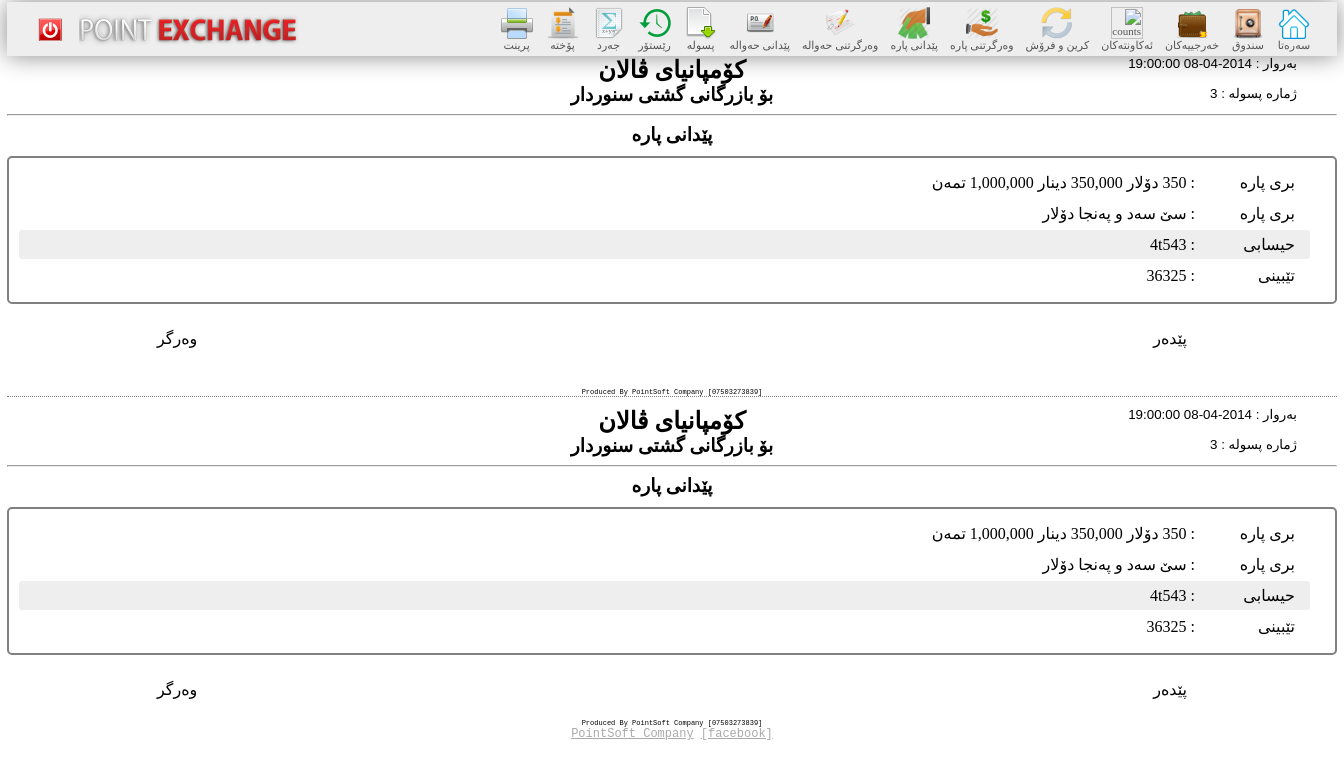
The page /loan_payout_view.php?id=3 (signed in) on the database its author committed.
### tables this page shows
CREATE TABLE IF NOT EXISTS `loan_payout` (
  `id` int(11) NOT NULL AUTO_INCREMENT,
  `id_user` int(11) DEFAULT NULL,
  `id_account` int(11) NOT NULL,
  `date_time` datetime DEFAULT NULL,
  `a_dollar` decimal(12,0) DEFAULT NULL,
  `a_dinar` decimal(20,0) DEFAULT NULL,
  `a_tman` decimal(20,0) DEFAULT NULL,
  `detail` varchar(200) DEFAULT NULL,
  PRIMARY KEY (`id`)
);

CREATE TABLE IF NOT EXISTS `accounts` (
  `id` int(11) NOT NULL AUTO_INCREMENT,
  `owner_name` varchar(200) DEFAULT NULL,
  `account_number` varchar(50) DEFAULT NULL,
  `balance` bigint(20) DEFAULT NULL,
  `date_created` datetime DEFAULT NULL,
  `detail` varchar(200) DEFAULT NULL,
  PRIMARY KEY (`id`)
);

### class/loan_payout.class.php (called while the page is built, shortened)
<?php
require_once 'database.class.php';
class loan_payout extends database{
	private static $TABLE = 'loan_payout';
	public static function get_loan_payout_info($id){
		try{
			$sql = "SELECT p.id,p.date_time,p.a_dollar,p.a_dinar,p.a_tman,p.detail,a.owner_name FROM ".self::$TABLE." p left join accounts a on a.id = p.id_account WHERE p.id = :id";
			$stmt = self::$PDO->prepare($sql);
			$stmt->bindParam(':id',$id,PDO::PARAM_INT);
			$stmt->execute();
			$row = $stmt->fetch(PDO::FETCH_ASSOC);
			return $row;
		}
		catch(PDOException $e){
			echo 'Error: [loan_payout.class.php/function get_loan_payout_info]'.$e->getMessage().'<br>';
			die();
		}
	}
}
?>

### class/database.class.php (called while the page is built, shortened)
<?php
function dsh_money($money,$decimal_check = 2,$symbol = null){
	$negative = false;
	$decimal = $money - intval($money);
	$arr = array();
	if($money !== 0)
		while($money){
			$part = strval($money % 1000);
			$len = strlen($part);
			if($len == 1)
				$part = '00'.$part;
			else if($len == 2)
				$part = '0'.$part;
			$money =intval($money/1000);
			array_push($arr, $part);
		}
	else
		$arr = array(0);
	$arr = array_reverse($arr);
	$str = implode(',', $arr);
	if(strlen($str)>1){
		if($str[0]=='0')
			$str = substr($str, 1);
		if($str[0]=='0')
			$str = substr($str, 1);
	}
	return $str;
}
function money_to_word($number)
{
    $max_size = pow(10,18);
    if (is_int($number) && $number < abs($max_size))
    {
        switch ($number)
        {
            case 3:
                $string = "سێ";
                break;
            case 50:
                $string = "پەنجا";
                break;
            case $number < pow(10,3):
                $prefix = money_to_word(intval(floor($number/pow(10,2)))) . " سەد";
                if ($number%pow(10,2)) $suffix = " و " . money_to_word($number%pow(10,2));
                $string = $prefix . @$suffix;
                break;
        }
    } else
    {
        echo "ERROR with - $number<br/> Number must be an integer between -" . number_format($max_size, 0, ".", ",") . " and " . number_format($max_size, 0, ".", ",") . " exclussive.";
    }
    return $string;
}
?>

### loan_payout_view.php (the view, shortened to what this page needs)
<?php
	require_once 'class/database.class.php';
	require_once 'class/loan_payout.class.php';
	$order_payment_info = loan_payout::get_loan_payout_info(@$_GET['id']);
	$money = '';
	if($order_payment_info['a_dollar'])
		$money .= dsh_money($order_payment_info['a_dollar']).' دۆلار ';
	if($order_payment_info['a_dinar'])
		$money .= dsh_money($order_payment_info['a_dinar']).' دینار ';
	if($order_payment_info['a_tman'])
		$money .= dsh_money($order_payment_info['a_tman']).' تمەن ';
?>
<html>
<?php require_once 'head_tag.php'; ?>
  <body>
  	<div id="wrapper">
  		<?php require_once 'nav.php'; ?>
  		<div id="main">
			<section>
				<h2>کۆمپانیای ڤالان</h2>
				<h3>بۆ بازرگانی گشتی سنوردار</h3>
				<div class="corner">
					<p>بەروار : <?php echo $order_payment_info['date_time']; ?></p>
					<p>ژمارە پسوله : <?php echo $order_payment_info['id']; ?></p>
				</div>
				<hr>
				<h3>پێدانی پاره</h3>
				<div class="package">
					<p><span> بری پاره  </span>: <?php echo $money ?> </p>
					<p><span> بری پاره  </span>: <?php echo money_to_word(intval($order_payment_info['a_dollar'])); ?> دۆلار</p>
					<p class="ee"><span> حیسابی </span>: <?php echo $order_payment_info['owner_name']; ?></p>
					<p><span> تێبینی </span>: <?php echo $order_payment_info['detail']; ?></p>
				</div>
				<div class="pedar">پێدەر</div>
				<div class="warger">وەرگر</div>
			</section>
			<div class="dash">Produced By PointSoft Company [07503273839]</div>
			<section>
				<h2>کۆمپانیای ڤالان</h2>
				<h3>بۆ بازرگانی گشتی سنوردار</h3>
				<div class="corner">
					<p>بەروار : <?php echo $order_payment_info['date_time']; ?></p>
					<p>ژمارە پسوله : <?php echo $order_payment_info['id']; ?></p>
				</div>
				<hr>
				<h3>پێدانی پاره</h3>
				<div class="package">
					<p><span> بری پاره  </span>: <?php echo $money ?> </p>
					<p><span> بری پاره  </span>: <?php echo money_to_word(intval($order_payment_info['a_dollar'])); ?> دۆلار</p>
					<p class="ee"><span> حیسابی </span>: <?php echo $order_payment_info['owner_name']; ?></p>
					<p><span> تێبینی </span>: <?php echo $order_payment_info['detail']; ?></p>
				</div>
				<div class="pedar">پێدەر</div>
				<div class="warger">وەرگر</div>
			</section>
			<div class="dash2">Produced By PointSoft Company [07503273839]</div>
		</div>
		<?php require_once 'footer.php'; ?>
  </body>
</html>

### style.css (style rules this page uses)
body { background: url('images/500px/seamlesstexture21_500.jpg'); margin: 0; }
#wrapper { width: 1330px; border: 2px solid white; margin: 0 auto; background-color: rgba(255,255,255,0.8); }

### loan_payout_view.php (style rules this page uses)
.corner { margin-top: -55px; float: right; font-family: arial; font-size: smaller; direction: rtl; }
section { direction: rtl; font-family: 'kxani'; }
section h2, section h3 { text-align: center; margin:0; }
.corner p { margin:0 25px 5px 0; }
section p { margin:0 15px 2px 0; padding: 5px; padding-right: 15px; border-radius: 3px; }
section p span { display: inline-block; width: 100px; }
section .package { border: 2px solid gray; border-radius: 5px; padding: 10px; margin-top: 10px; }
.pedar { float:right; margin: 25px 150px 0 0; }
.warger { float:left; margin: 25px 0 0 150px; }
.ee { background-color: #EEE; }
.dash { border-bottom: 1px dotted gray; margin: 40px 0 10px 0; text-align: center; font-family: courier new; font-size: 7px; }
.dash2 { margin: 20px 0 0 0; text-align: center; font-family: courier; font-size: 7px; }

### rows shown on the page
loan_payout: date_time "2014-04-08 19:00:00", id "3", a_dollar "سێ سەد و پەنجا", id_account.owner_name "4t543", detail "36325"

### other values the page prints
$words[$phrase] "سەرەتا سندوق خەرجییەکان ئەکاونتەکان کرین و فرۆش وەرگرتنی پاره پێدانی پارە وەرگرتنی حەوالە پێدانی حەوالە پسولە رێستۆر جەرد پۆخته پرینت"
$money "350 دۆلار 350,000 دینار 1,000,000 تمەن"
